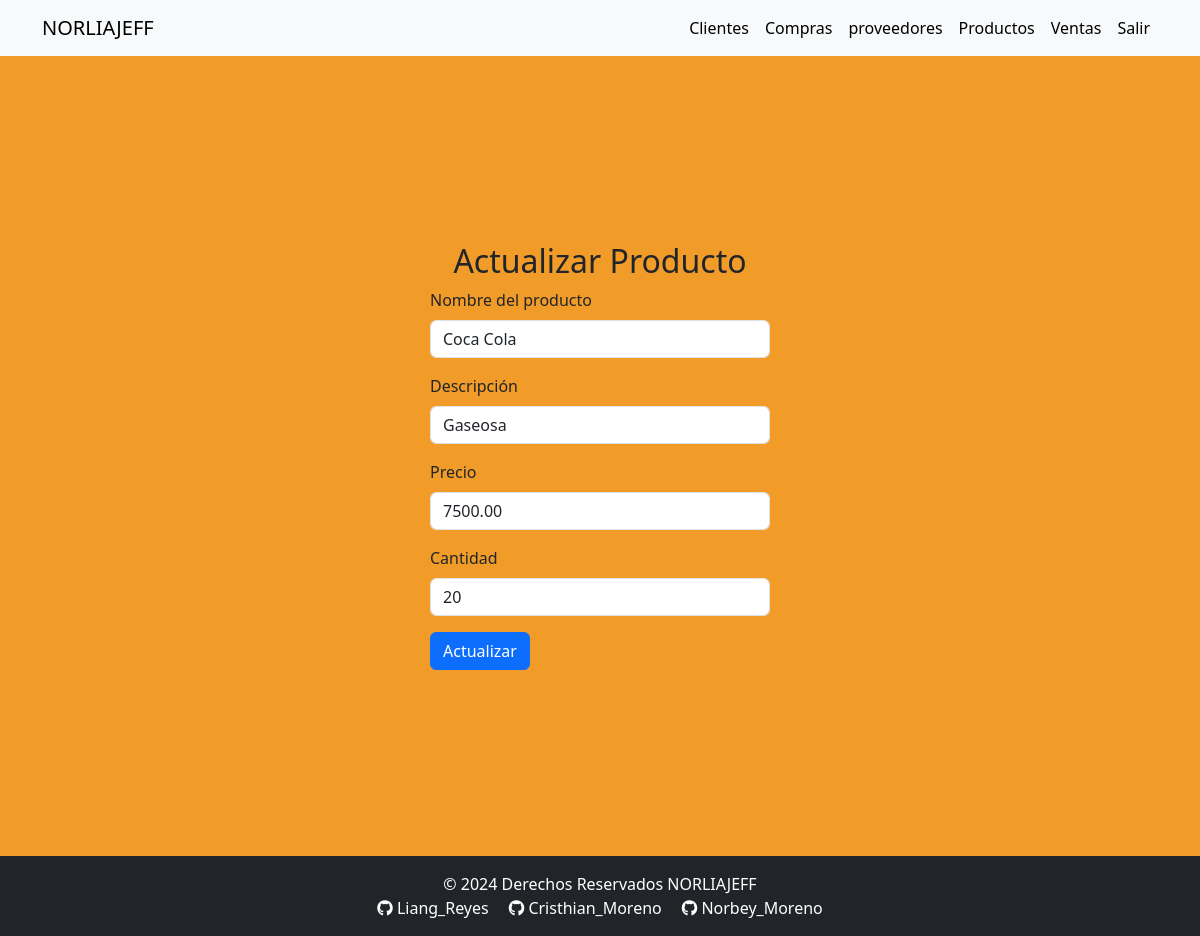
The page /templates/actualizarProducto.php?id=1 (signed in) on the database its author committed.
### tables this page shows
CREATE TABLE `productos` (
  `ID` int NOT NULL,
  `Nombre` varchar(100) DEFAULT NULL,
  `Descripcion` varchar(255) DEFAULT NULL,
  `Precio` decimal(10,2) DEFAULT NULL,
  `Stock` int DEFAULT NULL,
  `UsuarioID` int DEFAULT NULL
);

### models/Conexion.php (called while the page is built, shortened)
<?php
class Conexion {
    private $host = 'localhost';
    private $usuario = 'root';
    private $contrasena = '';
    private $base_de_datos = 'norliajeff';
    private $conn;
    public function __construct() {
        $this->conn = new mysqli($this->host, $this->usuario, $this->contrasena, $this->base_de_datos);
    }
    public function getConexion() {
        return $this->conn;
    }
}
?>

### controllers/productoController.php (called while the page is built, shortened)
<?php
require_once '../models/producto.php';
require_once '../models/conexion.php';
class ProductoController {
    private $db;
    public function __construct() {
        $conexion = new Conexion();
        $this->db = $conexion->getConexion();
    }
    public function obtenerProductoPorID($ID, $usuario_id) {
        $sql = "SELECT * FROM productos WHERE ID = ? AND UsuarioID = ?";
        $stmt = $this->db->prepare($sql);
        $stmt->bind_param('is', $ID, $usuario_id);
        $stmt->execute();
        $resultado = $stmt->get_result()->fetch_assoc();
        if ($resultado) {
            return new Producto($resultado['ID'], $resultado['Nombre'], $resultado['Descripcion'], $resultado['Precio'], $resultado['Stock']);
        }
        return null;
    }
}
?>

### models/producto.php (called while the page is built, shortened)
<?php
class Producto {
    private $Nombre;
    private $Descripcion;
    private $Precio;
    private $Stock;
    public function __construct($ID, $Nombre, $Descripcion, $Precio, $Stock) {
        $this->Nombre = $Nombre;
        $this->Descripcion = $Descripcion;
        $this->Precio = $Precio;
        $this->Stock = $Stock;
    }
    public function getNombre() {
        return $this->Nombre;
    }
    public function getDescripcion() {
        return $this->Descripcion;
    }
    public function getPrecio() {
        return $this->Precio;
    }
    public function getStock() {
        return $this->Stock;
    }
}
?>

### templates/actualizarProducto.php (the view, shortened to what this page needs)
<?php
require_once '../includes/headerLogin.php';
require_once '../controllers/productoController.php';
require_once '../models/producto.php';
if (isset($_GET['id']) && is_numeric($_GET['id'])) {
    $id = (int)$_GET['id'];
    $productoController = new ProductoController();
    $producto = $productoController->obtenerProductoPorID($id, $_SESSION['usuario_id']);
    if ($producto) {
        ?>
        <div class="container d-flex justify-content-center align-items-center" style="min-height: 100vh;">
            <form class="col-4 p-3" action="../controllers/productoHandler.php" method="POST">
                <h2 class="text-center" id="titulo">Actualizar Producto</h2>
                <div class="mb-3">
                    <label for="nombre" class="form-label">Nombre del producto</label>
                    <input type="text" class="form-control" name="nombre" value="<?php echo htmlspecialchars($producto->getNombre()); ?>" required>
                </div>
                <div class="mb-3">
                    <label for="descripcion" class="form-label">Descripción</label>
                    <input type="text" class="form-control" name="descripcion" value="<?php echo htmlspecialchars($producto->getDescripcion()); ?>" required>
                </div>
                <div class="mb-3">
                    <label for="precio" class="form-label">Precio</label>
                    <input type="number" class="form-control" name="precio" value="<?php echo htmlspecialchars($producto->getPrecio()); ?>" step="0.01" required>
                </div>
                <div class="mb-3">
                    <label for="stock" class="form-label">Cantidad</label>
                    <input type="number" class="form-control" name="stock" value="<?php echo htmlspecialchars($producto->getStock()); ?>" required>
                </div>
                <button type="submit" class="btn btn-primary" name="BtnActualizar" value="OK">Actualizar</button>
            </form>
        </div>
        <?php
    } else {
        echo "Producto no encontrado.";
    }
} else {
    echo "ID de producto no proporcionado.";
}
?>
<?php
require_once '../includes/footer.php';
?>

### styles.css (style rules this page uses)
.fondo { background-color: rgb(241, 155, 41); }

### rows shown on the page
productos: nombre "Coca Cola", descripcion "Gaseosa", precio "7500.00", stock "20"
